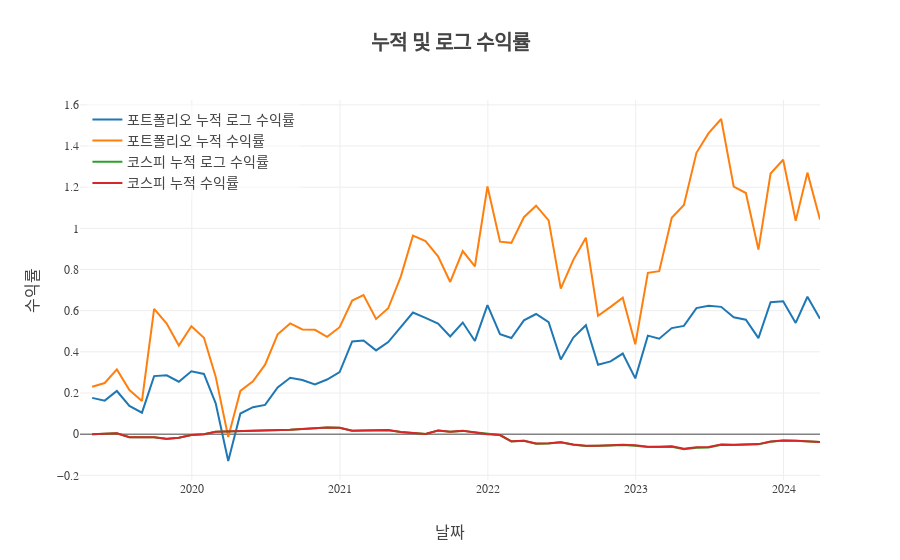

Notebook source saved alongside this figure:
### Code cell
import plotly.graph_objs as go
import plotly.io as pio

# Set Seaborn template
pio.templates["seaborn"] = go.layout.Template(
    layout=go.Layout(
        font=dict(family="Arial, sans-serif"),
        title=dict(font=dict(size=20)),
        xaxis=dict(title_font=dict(size=16)),
        yaxis=dict(title_font=dict(size=16)),
        legend=dict(font=dict(size=14)),
    )
)
pio.templates.default = "seaborn"

# mean_result 데이터프레임으로부터 날짜와 각 열 데이터 추출
dates = mean_result.index
cumulative_log_returns = mean_result['누적 로그 수익률']
cumulative_returns = mean_result['누적 수익률']
cumulative_log_returns1 = ref_returns['누적 로그 수익률']
cumulative_returns1 = ref_returns['누적 수익률']

# 라인 그래프 생성
trace1 = go.Scatter(x=dates, y=cumulative_log_returns, mode='lines', name='포트폴리오 누적 로그 수익률')
trace2 = go.Scatter(x=dates, y=cumulative_returns, mode='lines', name='포트폴리오 누적 수익률')
trace3 = go.Scatter(x=dates, y=cumulative_log_returns1, mode='lines', name='코스피 누적 로그 수익률')
trace4 = go.Scatter(x=dates, y=cumulative_returns1, mode='lines', name='코스피 누적 수익률')

# 그래프 레이아웃 설정
layout = go.Layout(
    title='<b>누적 및 로그 수익률</b>',
    xaxis=dict(title='날짜', showgrid=True, tickfont=dict(size=12)),
    yaxis=dict(title='수익률', showgrid=True, tickfont=dict(size=12)),
    legend=dict(x=0.01, y=0.99, bgcolor='rgba(255, 255, 255, 0.5)', bordercolor='rgba(0, 0, 0, 0.5)'),
    plot_bgcolor='rgba(0, 0, 0, 0)'
)

# 그래프 생성 및 표시
fig = go.Figure(data=[trace1, trace2, trace3, trace4], layout=layout)
fig.show()
